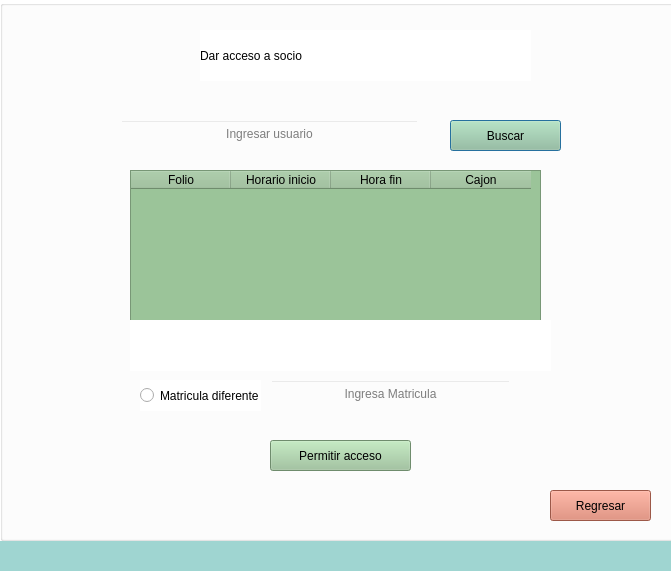
<?xml version="1.0" encoding="UTF-8"?>
<ui version="4.0">
 <class>accesos_socio</class>
 <widget class="QDialog" name="accesos_socio">
  <property name="geometry">
   <rect>
    <x>0</x>
    <y>0</y>
    <width>671</width>
    <height>571</height>
   </rect>
  </property>
  <property name="windowTitle">
   <string>Dialog</string>
  </property>
  <property name="styleSheet">
   <string notr="true">background-color: rgb(255, 255, 255);</string>
  </property>
  <widget class="QLabel" name="label_3">
   <property name="geometry">
    <rect>
     <x>0</x>
     <y>540</y>
     <width>791</width>
     <height>31</height>
    </rect>
   </property>
   <property name="styleSheet">
    <string notr="true">background-color: #9fd5d1;</string>
   </property>
   <property name="text">
    <string/>
   </property>
  </widget>
  <widget class="QGroupBox" name="groupBox">
   <property name="geometry">
    <rect>
     <x>0</x>
     <y>0</y>
     <width>731</width>
     <height>541</height>
    </rect>
   </property>
   <property name="title">
    <string/>
   </property>
   <widget class="QLabel" name="Logo">
    <property name="geometry">
     <rect>
      <x>0</x>
      <y>0</y>
      <width>111</width>
      <height>111</height>
     </rect>
    </property>
    <property name="styleSheet">
     <string notr="true">background: transparent;</string>
    </property>
    <property name="text">
     <string/>
    </property>
    <property name="pixmap">
     <pixmap resource="Imagenes.qrc">:/Imagenes/Imagenes/Icon_2_0.png</pixmap>
    </property>
   </widget>
   <widget class="QLabel" name="Actualizar_tarifa">
    <property name="geometry">
     <rect>
      <x>200</x>
      <y>30</y>
      <width>331</width>
      <height>51</height>
     </rect>
    </property>
    <property name="styleSheet">
     <string notr="true">font: 24pt &quot;Segoe Print&quot;;</string>
    </property>
    <property name="text">
     <string>Dar acceso a socio</string>
    </property>
   </widget>
   <widget class="QLineEdit" name="IdSocio">
    <property name="enabled">
     <bool>true</bool>
    </property>
    <property name="geometry">
     <rect>
      <x>120</x>
      <y>120</y>
      <width>299</width>
      <height>27</height>
     </rect>
    </property>
    <property name="styleSheet">
     <string notr="true">font: 14pt &quot;Times New Roman&quot;;
background: transparent;
border bottom: rgb(255, 255, 255);

</string>
    </property>
    <property name="text">
     <string/>
    </property>
    <property name="alignment">
     <set>Qt::AlignCenter</set>
    </property>
    <property name="placeholderText">
     <string>Ingresar usuario</string>
    </property>
   </widget>
   <widget class="QPushButton" name="Buscar">
    <property name="geometry">
     <rect>
      <x>450</x>
      <y>120</y>
      <width>111</width>
      <height>31</height>
     </rect>
    </property>
    <property name="styleSheet">
     <string notr="true">font: 14pt 75 &quot;Times New Roman&quot;;
hover!pressed:border: 5px solid green;
background-color: #9BC499;</string>
    </property>
    <property name="text">
     <string>Buscar</string>
    </property>
   </widget>
   <widget class="QTableWidget" name="Reservaciones">
    <property name="geometry">
     <rect>
      <x>130</x>
      <y>170</y>
      <width>411</width>
      <height>151</height>
     </rect>
    </property>
    <property name="styleSheet">
     <string notr="true">font: 12pt &quot;Times New Roman&quot;;
border-bottom-color: rgb(94, 19, 255);
background-color: #9BC499;</string>
    </property>
    <column>
     <property name="text">
      <string>Folio</string>
     </property>
    </column>
    <column>
     <property name="text">
      <string>Horario inicio</string>
     </property>
    </column>
    <column>
     <property name="text">
      <string>Hora fin</string>
     </property>
    </column>
    <column>
     <property name="text">
      <string>Cajon</string>
     </property>
    </column>
   </widget>
   <widget class="QPushButton" name="Permitir_acceso">
    <property name="geometry">
     <rect>
      <x>270</x>
      <y>440</y>
      <width>141</width>
      <height>31</height>
     </rect>
    </property>
    <property name="styleSheet">
     <string notr="true">font: 14pt 75 &quot;Times New Roman&quot;;
hover!pressed:border: 5px solid green;
background-color: #9BC499;</string>
    </property>
    <property name="text">
     <string>Permitir acceso</string>
    </property>
   </widget>
   <widget class="QRadioButton" name="MatriculaDif">
    <property name="geometry">
     <rect>
      <x>140</x>
      <y>380</y>
      <width>121</width>
      <height>31</height>
     </rect>
    </property>
    <property name="text">
     <string>Matricula diferente</string>
    </property>
   </widget>
   <widget class="QLineEdit" name="Matricula">
    <property name="enabled">
     <bool>true</bool>
    </property>
    <property name="geometry">
     <rect>
      <x>270</x>
      <y>380</y>
      <width>241</width>
      <height>27</height>
     </rect>
    </property>
    <property name="styleSheet">
     <string notr="true">font: 14pt &quot;Times New Roman&quot;;
background: transparent;
border bottom: rgb(255, 255, 255);

</string>
    </property>
    <property name="text">
     <string/>
    </property>
    <property name="alignment">
     <set>Qt::AlignCenter</set>
    </property>
    <property name="placeholderText">
     <string>Ingresa Matricula</string>
    </property>
   </widget>
   <widget class="QPushButton" name="BtnRegresar">
    <property name="geometry">
     <rect>
      <x>550</x>
      <y>490</y>
      <width>101</width>
      <height>31</height>
     </rect>
    </property>
    <property name="styleSheet">
     <string notr="true">font: 14pt 75 &quot;Times New Roman&quot;;
hover!pressed:border: 5px solid green;
background-color:#DB7B65;

</string>
    </property>
    <property name="text">
     <string>Regresar</string>
    </property>
   </widget>
   <widget class="QLabel" name="Matricula_2">
    <property name="geometry">
     <rect>
      <x>130</x>
      <y>320</y>
      <width>421</width>
      <height>51</height>
     </rect>
    </property>
    <property name="styleSheet">
     <string notr="true">font: 24pt &quot;Segoe Print&quot;;</string>
    </property>
    <property name="text">
     <string/>
    </property>
   </widget>
  </widget>
 </widget>
 <resources>
  <include location="Imagenes.qrc"/>
 </resources>
 <connections/>
</ui>
